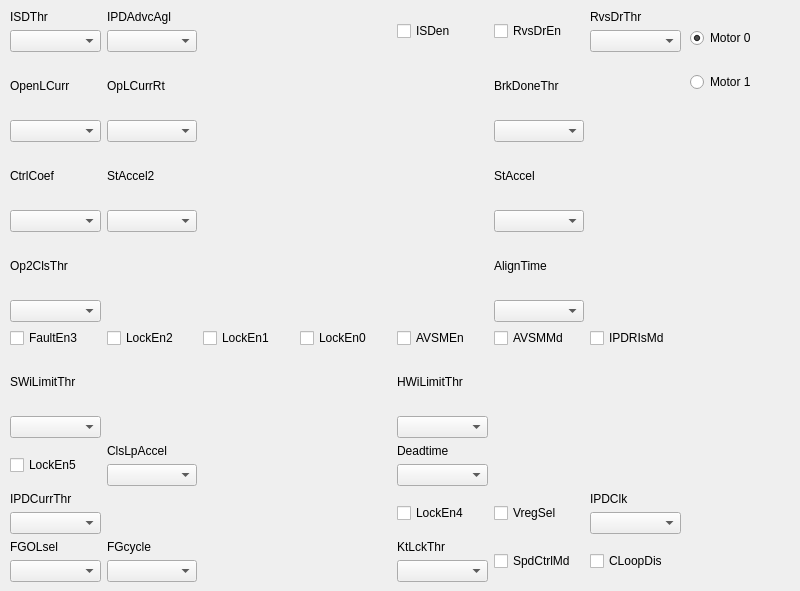
       <widget class="QWidget" name="tab_4">
        <attribute name="title">
         <string>Prefs: SysOpts</string>
        </attribute>
        <widget class="QWidget" name="gridLayoutWidget_3">
         <property name="geometry">
          <rect>
           <x>10</x>
           <y>10</y>
           <width>671</width>
           <height>572</height>
          </rect>
         </property>
         <layout class="QGridLayout" name="gridLayout_5">
          <item row="9" column="0">
           <layout class="QVBoxLayout" name="verticalLayout_13">
            <property name="spacing">
             <number>6</number>
            </property>
            <item>
             <widget class="QLabel" name="label_27">
              <property name="text">
               <string>FGOLsel</string>
              </property>
             </widget>
            </item>
            <item>
             <widget class="QComboBox" name="fgolselComboBox"/>
            </item>
           </layout>
          </item>
          <item row="5" column="4">
           <widget class="QCheckBox" name="avsmenCheckBox">
            <property name="text">
             <string>AVSMEn</string>
            </property>
           </widget>
          </item>
          <item row="1" column="1">
           <layout class="QVBoxLayout" name="verticalLayout_14">
            <property name="spacing">
             <number>6</number>
            </property>
            <item>
             <widget class="QLabel" name="label_18">
              <property name="text">
               <string>OpLCurrRt</string>
              </property>
             </widget>
            </item>
            <item>
             <widget class="QComboBox" name="oplcurrrtComboBox"/>
            </item>
           </layout>
          </item>
          <item row="6" column="0">
           <layout class="QVBoxLayout" name="verticalLayout_10">
            <property name="spacing">
             <number>6</number>
            </property>
            <item>
             <widget class="QLabel" name="label_25">
              <property name="text">
               <string>SWiLimitThr</string>
              </property>
             </widget>
            </item>
            <item>
             <widget class="QComboBox" name="swilimitthrComboBox"/>
            </item>
           </layout>
          </item>
          <item row="0" column="0">
           <layout class="QVBoxLayout" name="verticalLayout_3">
            <property name="spacing">
             <number>6</number>
            </property>
            <item>
             <widget class="QLabel" name="label_19">
              <property name="text">
               <string>ISDThr</string>
              </property>
             </widget>
            </item>
            <item>
             <widget class="QComboBox" name="isdthrComboBox"/>
            </item>
           </layout>
          </item>
          <item row="7" column="4">
           <layout class="QVBoxLayout" name="verticalLayout_22">
            <property name="spacing">
             <number>6</number>
            </property>
            <item>
             <widget class="QLabel" name="label_28">
              <property name="text">
               <string>Deadtime</string>
              </property>
             </widget>
            </item>
            <item>
             <widget class="QComboBox" name="deadtimeComboBox"/>
            </item>
           </layout>
          </item>
          <item row="1" column="5">
           <layout class="QVBoxLayout" name="verticalLayout_15">
            <property name="spacing">
             <number>6</number>
            </property>
            <item>
             <widget class="QLabel" name="label_29">
              <property name="text">
               <string>BrkDoneThr</string>
              </property>
             </widget>
            </item>
            <item>
             <widget class="QComboBox" name="brkdonethrComboBox"/>
            </item>
           </layout>
          </item>
          <item row="8" column="4">
           <widget class="QCheckBox" name="locken4CheckBox">
            <property name="text">
             <string>LockEn4</string>
            </property>
           </widget>
          </item>
          <item row="8" column="5">
           <widget class="QCheckBox" name="vregselCheckBox">
            <property name="text">
             <string>VregSel</string>
            </property>
           </widget>
          </item>
          <item row="0" column="5">
           <widget class="QCheckBox" name="rvsdrenCheckBox">
            <property name="text">
             <string>RvsDrEn</string>
            </property>
           </widget>
          </item>
          <item row="8" column="0">
           <layout class="QVBoxLayout" name="verticalLayout_11">
            <property name="spacing">
             <number>6</number>
            </property>
            <item>
             <widget class="QLabel" name="label_26">
              <property name="text">
               <string>IPDCurrThr</string>
              </property>
             </widget>
            </item>
            <item>
             <widget class="QComboBox" name="ipdcurrthrComboBox"/>
            </item>
           </layout>
          </item>
          <item row="5" column="2">
           <widget class="QCheckBox" name="locken1CheckBox">
            <property name="text">
             <string>LockEn1</string>
            </property>
           </widget>
          </item>
          <item row="9" column="6">
           <widget class="QCheckBox" name="cloopdisCheckBox">
            <property name="text">
             <string>CLoopDis</string>
            </property>
           </widget>
          </item>
          <item row="5" column="1">
           <widget class="QCheckBox" name="locken2CheckBox">
            <property name="text">
             <string>LockEn2</string>
            </property>
           </widget>
          </item>
          <item row="4" column="5">
           <layout class="QVBoxLayout" name="verticalLayout_18">
            <property name="spacing">
             <number>6</number>
            </property>
            <item>
             <widget class="QLabel" name="label_33">
              <property name="text">
               <string>AlignTime</string>
              </property>
             </widget>
            </item>
            <item>
             <widget class="QComboBox" name="aligntimeComboBox"/>
            </item>
           </layout>
          </item>
          <item row="2" column="5">
           <layout class="QVBoxLayout" name="verticalLayout_17">
            <property name="spacing">
             <number>6</number>
            </property>
            <item>
             <widget class="QLabel" name="label_32">
              <property name="text">
               <string>StAccel</string>
              </property>
             </widget>
            </item>
            <item>
             <widget class="QComboBox" name="staccelComboBox"/>
            </item>
           </layout>
          </item>
          <item row="7" column="0">
           <widget class="QCheckBox" name="locken5CheckBox">
            <property name="text">
             <string>LockEn5</string>
            </property>
           </widget>
          </item>
          <item row="0" column="1">
           <layout class="QVBoxLayout" name="verticalLayout_4">
            <property name="spacing">
             <number>6</number>
            </property>
            <item>
             <widget class="QLabel" name="label_20">
              <property name="text">
               <string>IPDAdvcAgl</string>
              </property>
             </widget>
            </item>
            <item>
             <widget class="QComboBox" name="ipdadvcaglComboBox"/>
            </item>
           </layout>
          </item>
          <item row="7" column="1">
           <layout class="QVBoxLayout" name="verticalLayout_21">
            <property name="spacing">
             <number>6</number>
            </property>
            <item>
             <widget class="QLabel" name="label_35">
              <property name="text">
               <string>ClsLpAccel</string>
              </property>
             </widget>
            </item>
            <item>
             <widget class="QComboBox" name="clslpaccelComboBox"/>
            </item>
           </layout>
          </item>
          <item row="9" column="5">
           <widget class="QCheckBox" name="spdctrlmdCheckBox">
            <property name="text">
             <string>SpdCtrlMd</string>
            </property>
           </widget>
          </item>
          <item row="0" column="6">
           <layout class="QVBoxLayout" name="verticalLayout_5">
            <property name="spacing">
             <number>6</number>
            </property>
            <item>
             <widget class="QLabel" name="label_21">
              <property name="text">
               <string>RvsDrThr</string>
              </property>
             </widget>
            </item>
            <item>
             <widget class="QComboBox" name="rvsdrthrComboBox"/>
            </item>
           </layout>
          </item>
          <item row="9" column="4">
           <layout class="QVBoxLayout" name="verticalLayout_26">
            <property name="spacing">
             <number>6</number>
            </property>
            <item>
             <widget class="QLabel" name="label_39">
              <property name="text">
               <string>KtLckThr</string>
              </property>
             </widget>
            </item>
            <item>
             <widget class="QComboBox" name="ktlckthrComboBox"/>
            </item>
           </layout>
          </item>
          <item row="2" column="1">
           <layout class="QVBoxLayout" name="verticalLayout_16">
            <property name="spacing">
             <number>6</number>
            </property>
            <item>
             <widget class="QLabel" name="label_31">
              <property name="text">
               <string>StAccel2</string>
              </property>
             </widget>
            </item>
            <item>
             <widget class="QComboBox" name="staccel2ComboBox"/>
            </item>
           </layout>
          </item>
          <item row="5" column="6">
           <widget class="QCheckBox" name="ipdrismdCheckBox">
            <property name="text">
             <string>IPDRIsMd</string>
            </property>
           </widget>
          </item>
          <item row="8" column="6">
           <layout class="QVBoxLayout" name="verticalLayout_23">
            <property name="spacing">
             <number>6</number>
            </property>
            <item>
             <widget class="QLabel" name="label_37">
              <property name="text">
               <string>IPDClk</string>
              </property>
             </widget>
            </item>
            <item>
             <widget class="QComboBox" name="ipdclkComboBox"/>
            </item>
           </layout>
          </item>
          <item row="4" column="0">
           <layout class="QVBoxLayout" name="verticalLayout_9">
            <property name="spacing">
             <number>6</number>
            </property>
            <item>
             <widget class="QLabel" name="label_24">
              <property name="text">
               <string>Op2ClsThr</string>
              </property>
             </widget>
            </item>
            <item>
             <widget class="QComboBox" name="op2clsthrComboBox"/>
            </item>
           </layout>
          </item>
          <item row="9" column="1">
           <layout class="QVBoxLayout" name="verticalLayout_24">
            <property name="spacing">
             <number>6</number>
            </property>
            <item>
             <widget class="QLabel" name="label_38">
              <property name="text">
               <string>FGcycle</string>
              </property>
             </widget>
            </item>
            <item>
             <widget class="QComboBox" name="fgcycleComboBox"/>
            </item>
           </layout>
          </item>
          <item row="1" column="0">
           <layout class="QVBoxLayout" name="verticalLayout_7">
            <property name="spacing">
             <number>6</number>
            </property>
            <item>
             <widget class="QLabel" name="label_22">
              <property name="text">
               <string>OpenLCurr</string>
              </property>
             </widget>
            </item>
            <item>
             <widget class="QComboBox" name="openlcurrComboBox"/>
            </item>
           </layout>
          </item>
          <item row="2" column="0">
           <layout class="QVBoxLayout" name="verticalLayout_8">
            <property name="spacing">
             <number>6</number>
            </property>
            <item>
             <widget class="QLabel" name="label_23">
              <property name="text">
               <string>CtrlCoef</string>
              </property>
             </widget>
            </item>
            <item>
             <widget class="QComboBox" name="ctrlcoefComboBox"/>
            </item>
           </layout>
          </item>
          <item row="5" column="5">
           <widget class="QCheckBox" name="avsmmdCheckBox">
            <property name="text">
             <string>AVSMMd</string>
            </property>
           </widget>
          </item>
          <item row="0" column="4">
           <widget class="QCheckBox" name="isdenCheckBox">
            <property name="text">
             <string>ISDen</string>
            </property>
           </widget>
          </item>
          <item row="5" column="0">
           <widget class="QCheckBox" name="faulten3CheckBox">
            <property name="text">
             <string>FaultEn3</string>
            </property>
           </widget>
          </item>
          <item row="6" column="4">
           <layout class="QVBoxLayout" name="verticalLayout_20">
            <property name="spacing">
             <number>6</number>
            </property>
            <item>
             <widget class="QLabel" name="label_34">
              <property name="text">
               <string>HWiLimitThr</string>
              </property>
             </widget>
            </item>
            <item>
             <widget class="QComboBox" name="hwilimitthrComboBox"/>
            </item>
           </layout>
          </item>
          <item row="5" column="3">
           <widget class="QCheckBox" name="locken0CheckBox">
            <property name="text">
             <string>LockEn0</string>
            </property>
           </widget>
          </item>
         </layout>
        </widget>
        <widget class="QWidget" name="verticalLayoutWidget_12">
         <property name="geometry">
          <rect>
           <x>690</x>
           <y>10</y>
           <width>101</width>
           <height>101</height>
          </rect>
         </property>
         <layout class="QVBoxLayout" name="verticalLayout">
          <item>
           <widget class="QRadioButton" name="motor0RadioButton">
            <property name="text">
             <string>Motor 0</string>
            </property>
            <property name="checked">
             <bool>true</bool>
            </property>
           </widget>
          </item>
          <item>
           <widget class="QRadioButton" name="motor1RadioButton">
            <property name="text">
             <string>Motor 1</string>
            </property>
           </widget>
          </item>
         </layout>
        </widget>
       </widget>
